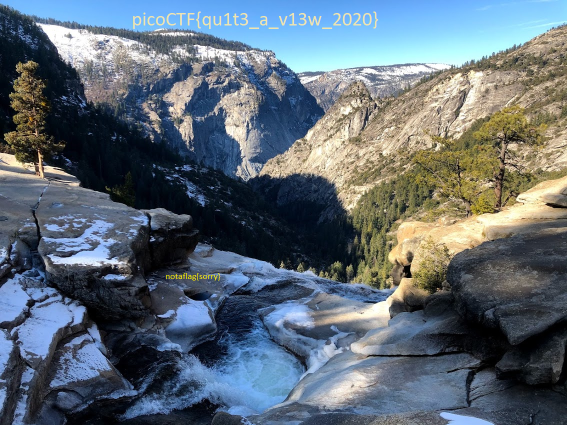
#> input picture IM_Segmentation_ML/landscape.png, 1134 x 850 px (shown at 1/2 size)
$ python gabor_filter.py   (older library calls are emulated)
#> lines starting #> are read from the running program, lines starting #| are printed output that depends on the picture
"""
For image processing and computer vision, Gabor filters are generally
used in texture analysis, edge detection, feature extraction, etc.
Gabor filters are special classes of bandpass filters, i.e., they allow a certain
‘band’ of frequencies and reject the others.


ksize Size of the filter returned.
sigma Standard deviation of the gaussian envelope.
theta Orientation of the normal to the parallel stripes of a Gabor function.
lambda Wavelength of the sinusoidal factor.
gamma Spatial aspect ratio.
psi Phase offset.
ktype Type of filter coefficients. It can be CV_32F or CV_64F.
indicates the type and range of values that each pixel in the Gabor kernel can hold.
Basically float32 or float64
"""


import numpy as np
import cv2
import matplotlib.pyplot as plt

ksize = 5  #Use size that makes sense to the image and fetaure size. Large may not be good.
#On the synthetic image it is clear how ksize affects imgae (try 5 and 50)
sigma = 3 #Large sigma on small features will fully miss the features.
theta = 1*np.pi/4  #/4 shows horizontal 3/4 shows other horizontal. Try other contributions
lamda = 1*np.pi /4  #1/4 works best for angled.
gamma= 0.5  #Value of 1 defines spherical. Calue close to 0 has high aspect ratio
#Value of 1, spherical may not be ideal as it picks up features from other regions.
phi = 0  #Phase offset. I leave it to 0.


kernel = cv2.getGaborKernel((ksize, ksize), sigma, theta, lamda, gamma, phi, ktype=cv2.CV_32F)

plt.imshow(kernel)


img = cv2.imread('landscape.png')
#> img is the input picture: shape (850, 1134, 3); mean B, G, R 117.8, 107.2, 95.1
img = cv2.cvtColor(img, cv2.COLOR_BGR2GRAY)
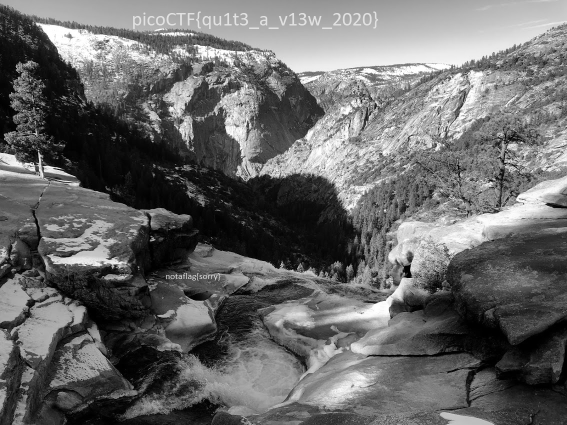
#> img: shape (850, 1134) (shown at 1/2 size); min 0, max 255, mean 104.8
fimg = cv2.filter2D(img, cv2.CV_8UC3, kernel)
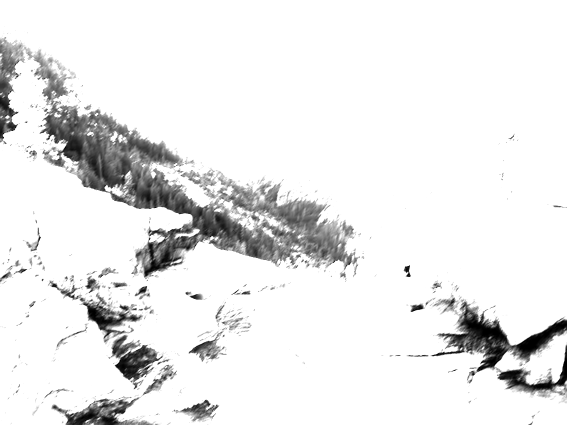
#> fimg: shape (850, 1134) (shown at 1/2 size); min 0, max 255, mean 234.3

kernel_resized = cv2.resize(kernel, (400, 400))                    # Resize image
cv2.imshow('Kernel', kernel_resized)
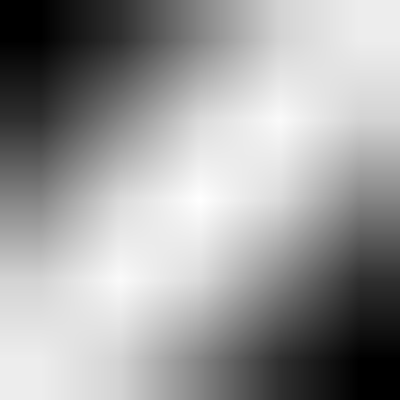
#> window 'Kernel': shape (400, 400) float32; min -0.516, max 0.997, mean 0.42; drawn with min black and max white
cv2.imshow('Original Img.', img)
cv2.imshow('Filtered', fimg)
cv2.waitKey()
cv2.destroyAllWindows()
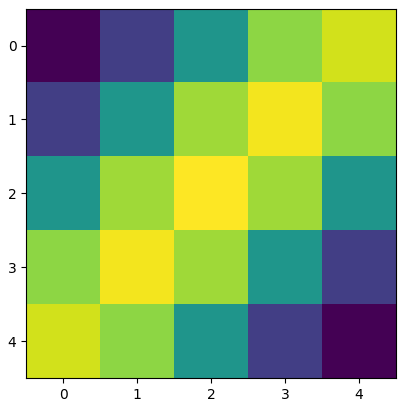
#> figure drawn by matplotlib, 1 panel
